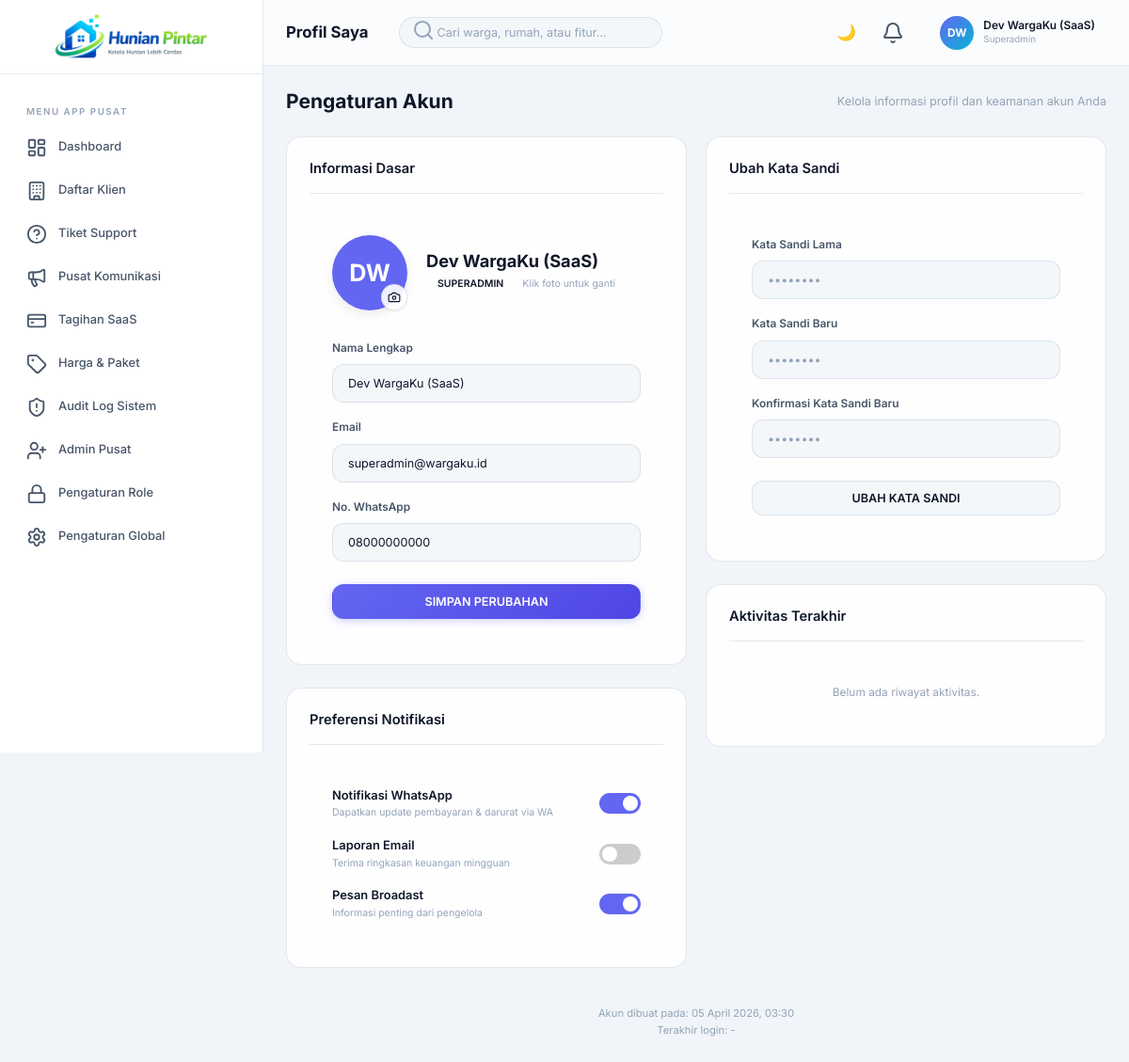
The page /profil.php (signed in) on the database its author committed.
### tables this page shows
CREATE TABLE users (
    id INT AUTO_INCREMENT PRIMARY KEY,
    tenant_id INT,
    name VARCHAR(100) NOT NULL,
    email VARCHAR(100) NOT NULL UNIQUE,
    phone VARCHAR(20),
    password VARCHAR(255) NOT NULL,
    role ENUM('superadmin','admin','pengurus','warga','kolektor','security') NOT NULL DEFAULT 'warga',
    avatar VARCHAR(255),
    resident_id INT DEFAULT NULL,
    is_active TINYINT(1) DEFAULT 1,
    last_login DATETIME,
    created_at TIMESTAMP DEFAULT CURRENT_TIMESTAMP,
    updated_at TIMESTAMP DEFAULT CURRENT_TIMESTAMP ON UPDATE CURRENT_TIMESTAMP,
    FOREIGN KEY (tenant_id) REFERENCES tenants(id) ON DELETE CASCADE
);

### classes/Auth.php (called while the page is built, shortened)
<?php
require_once __DIR__ . '/Database.php';
class Auth {
    private static $user = null;
    public static function check() {
        return isset($_SESSION['user_id']);
    }
    public static function user() {
        if (self::$user === null) {
            $db = Database::getInstance();
            self::$user = $db->fetch("SELECT id, tenant_id, name, email, phone, role, avatar, resident_id, last_login, created_at, password FROM users WHERE id = ?", [$_SESSION['user_id']]);
        }
        return self::$user;
    }
}

### classes/Database.php (called while the page is built, shortened)
<?php
class Database {
    private static $instance = null;
    private $pdo;
    private function __construct() {
        $dsn = "mysql:host=" . DB_HOST . ";port=" . DB_PORT . ";dbname=" . DB_NAME . ";charset=" . DB_CHARSET;
        $options = [
            PDO::ATTR_ERRMODE            => PDO::ERRMODE_EXCEPTION,
            PDO::ATTR_DEFAULT_FETCH_MODE => PDO::FETCH_ASSOC,
            PDO::ATTR_EMULATE_PREPARES   => false,
        ];
        try {
            $this->pdo = new PDO($dsn, DB_USER, DB_PASS, $options);
        } catch (PDOException $e) {
            die('Database connection failed: ' . $e->getMessage());
        }
    }
    public static function getInstance() {
        if (self::$instance === null) {
            self::$instance = new self();
        }
        return self::$instance;
    }
    public function query($sql, $params = []) {
        $stmt = $this->pdo->prepare($sql);
        $stmt->execute($params);
        return $stmt;
    }
    public function fetch($sql, $params = []) {
        return $this->query($sql, $params)->fetch();
    }
}

### profil.php (the view, shortened to what this page needs)
<?php
require_once 'classes/Auth.php';
require_once 'classes/Database.php';
$user = Auth::user();
$pageTitle = 'Profil Saya';
include 'includes/header.php';
?>
<div class="app-layout">
  <?php
    if ($user['role'] === 'superadmin') {
        include 'includes/sidebar_saas.php';
    } else {
        include 'includes/sidebar.php';
    }
  ?>
  <div class="main-wrapper">
    <?php include 'includes/topbar.php'; ?>
    <main class="main-content">
      <div class="page-header">
        <h1>Pengaturan Akun</h1>
        <div class="text-muted" style="font-size:0.9rem;">Kelola informasi profil dan keamanan akun Anda</div>
      </div>
      <div class="grid-2">
        <div style="display:flex; flex-direction:column; gap:24px;">
            <div class="card animate-fadeIn">
              <div class="card-header border-bottom">
                <h3 class="card-title">Informasi Dasar</h3>
              </div>
              <div style="padding:24px;">
                <form method="POST" enctype="multipart/form-data">
                <div style="display:flex; align-items:center; gap:20px; margin-bottom:30px;">
                    <div style="position:relative; cursor:pointer;" onclick="document.getElementById('avatar-input').click()">
                        <?php if ($user['avatar'] && file_exists($user['avatar'])): ?>
                            <img src="<?= $user['avatar'] ?>" style="width:80px; height:80px; border-radius:50%; object-fit:cover; border:3px solid var(--white); box-shadow:var(--shadow-md);">
                        <?php else: ?>
                            <div style="width:80px; height:80px; border-radius:50%; background:var(--primary); color:white; display:flex; align-items:center; justify-content:center; font-size:1.8rem; font-weight:700; border:3px solid var(--white); box-shadow:var(--shadow-md);">
                                <?= $initials ?>
                            </div>
                        <?php endif; ?>
                        <div style="position:absolute; bottom:0; right:0; background:var(--bg-card); width:28px; height:28px; border-radius:50%; display:flex; align-items:center; justify-content:center; border:1px solid var(--border-color); box-shadow:var(--shadow-sm);">
                            <i data-lucide="camera" style="width:14px; color:var(--text-main);"></i>
                        </div>
                    </div>
                    <div>
                        <h3 style="margin:0;"><?= htmlspecialchars($user['name']) ?></h3>
                        <div style="display:flex; gap:8px; align-items:center;">
                            <div class="badge badge-primary"><?= strtoupper($user['role']) ?></div>
                            <span style="font-size:0.75rem; color:var(--text-muted);">Klik foto untuk ganti</span>
                        </div>
                    </div>
                </div>
                <div class="form-group" style="margin-bottom:16px;">
                        <label class="form-label">Nama Lengkap</label>
                        <input type="text" name="name" class="form-control" value="<?= htmlspecialchars($user['name']) ?>" required>
                    </div>
                    <div class="form-group" style="margin-bottom:16px;">
                        <label class="form-label">Email</label>
                        <input type="email" name="email" class="form-control" value="<?= htmlspecialchars($user['email']) ?>" required>
                    </div>
                    <div class="form-group" style="margin-bottom:24px;">
                        <label class="form-label">No. WhatsApp</label>
                        <input type="text" name="phone" class="form-control" value="<?= htmlspecialchars($user['phone'] ?? '') ?>" placeholder="62812xxx">
                    </div>
                    <button type="submit" class="btn btn-primary w-100">SIMPAN PERUBAHAN</button>
                </form>
              </div>
            </div>
            <div class="card animate-fadeIn">
              <div class="card-header border-bottom">
                <h3 class="card-title">Preferensi Notifikasi</h3>
              </div>
              <div style="padding:24px;">
                <div style="display:flex; flex-direction:column; gap:16px;">
                    <div style="display:flex; justify-content:space-between; align-items:center;">
                        <div>
                            <div style="font-weight:600; font-size:0.92rem;">Notifikasi WhatsApp</div>
                            <div style="font-size:0.75rem; color:var(--text-muted);">Dapatkan update pembayaran & darurat via WA</div>
                        </div>
                        <label class="switch"><input type="checkbox" checked><span class="slider"></span></label>
                    </div>
                    <div style="display:flex; justify-content:space-between; align-items:center;">
                        <div>
                            <div style="font-weight:600; font-size:0.92rem;">Laporan Email</div>
                            <div style="font-size:0.75rem; color:var(--text-muted);">Terima ringkasan keuangan mingguan</div>
                        </div>
                        <label class="switch"><input type="checkbox"><span class="slider"></span></label>
                    </div>
                    <div style="display:flex; justify-content:space-between; align-items:center;">
                        <div>
                            <div style="font-weight:600; font-size:0.92rem;">Pesan Broadast</div>
                            <div style="font-size:0.75rem; color:var(--text-muted);">Informasi penting dari pengelola</div>
                        </div>
                        <label class="switch"><input type="checkbox" checked><span class="slider"></span></label>
                    </div>
                </div>
              </div>
            </div>
        </div>
        <div style="display:flex; flex-direction:column; gap:24px;">
            <div class="card animate-fadeIn">
              <div class="card-header border-bottom">
                <h3 class="card-title">Ubah Kata Sandi</h3>
              </div>
              <div style="padding:24px;">
                <form method="POST">
                    <div class="form-group" style="margin-bottom:16px;">
                        <label class="form-label">Kata Sandi Lama</label>
                        <input type="password" name="old_password" class="form-control" required placeholder="••••••••">
                    </div>
                    <div class="form-group" style="margin-bottom:16px;">
                        <label class="form-label">Kata Sandi Baru</label>
                        <input type="password" name="new_password" class="form-control" required placeholder="••••••••">
                    </div>
                    <div class="form-group" style="margin-bottom:24px;">
                        <label class="form-label">Konfirmasi Kata Sandi Baru</label>
                        <input type="password" name="confirm_password" class="form-control" required placeholder="••••••••">
                    </div>
                    <button type="submit" class="btn btn-secondary w-100">UBAH KATA SANDI</button>
                </form>
              </div>
            </div>
            <?php
                $logs = $db->fetchAll("SELECT * FROM audit_logs WHERE user_id = ? ORDER BY created_at DESC LIMIT 5", [$user['id']]);
            ?>
            <div class="card animate-fadeIn stagger-2">
              <div class="card-header border-bottom">
                <h3 class="card-title">Aktivitas Terakhir</h3>
              </div>
              <div style="padding:0;">
                <?php if (empty($logs)): ?>
                    <div style="padding:24px; text-align:center; color:var(--text-muted); font-size:0.85rem;">Belum ada riwayat aktivitas.</div>
                <?php endif; ?>
              </div>
            </div>
        </div>
      </div>
      <div style="margin-top:40px; text-align:center; color:var(--text-muted); font-size:0.8rem; padding-bottom:40px;">
          Akun dibuat pada: <?= date('d F Y, H:i', strtotime($user['created_at'])) ?><br>
          Terakhir login: <?= $user['last_login'] ? date('d F Y, H:i', strtotime($user['last_login'])) : '-' ?>
      </div>
    </main>
  </div>
</div>
<?php include 'includes/footer.php'; ?>

### includes/topbar.php (shortened to what this page needs)
<?php
$user = Auth::user();
$initials = '';
if ($user) {
    $parts = explode(' ', $user['name']);
    $initials = strtoupper(substr($parts[0], 0, 1) . (isset($parts[1]) ? substr($parts[1], 0, 1) : ''));
}
$roleLabels = ['superadmin' => 'Superadmin', 'admin' => 'Admin', 'pengurus' => 'Pengurus', 'warga' => 'Warga', 'kolektor' => 'Kolektor', 'security' => 'Security'];
$roleLabel = $roleLabels[$user['role'] ?? 'warga'] ?? 'Warga';
?>
<header class="topbar" id="topbar">
  <div class="topbar-left">
    <h1 class="topbar-title"><?= htmlspecialchars($pageTitle ?? 'Dashboard') ?></h1>
    <div class="topbar-search">
      <span class="search-icon"><i data-lucide="search"></i></span>
      <input type="text" placeholder="Cari warga, rumah, atau fitur..." id="globalSearch">
    </div>
  </div>
  <div class="topbar-right">
    <button class="topbar-btn" id="darkModeToggle" title="Toggle Theme">🌙</button>
    <div style="position:relative; display:flex; align-items:center;">
      <button class="topbar-btn" id="notifBtn" title="Notifikasi">
        <i data-lucide="bell"></i>
      </button>
    </div>
    <div class="user-menu" id="userMenu" style="cursor:pointer; position:relative; margin-left:15px;">
      <?php if ($user['avatar'] && file_exists($user['avatar'])): ?>
        <img src="<?= $user['avatar'] ?>" class="user-avatar" style="object-fit:cover;">
      <?php else: ?>
        <div class="user-avatar"><?= $initials ?></div>
      <?php endif; ?>
      <div class="user-info"><span class="user-name"><?= htmlspecialchars($user['name'] ?? 'User') ?></span><span class="user-role"><?= $roleLabel ?></span></div>
    </div>
  </div>
</header>

### profil.php (style rules this page uses)
.w-100 { width: 100%; display: flex; justify-content: center; align-items: center; gap: 8px; }
.switch { position: relative; display: inline-block; width: 44px; height: 22px; }
.slider { position: absolute; cursor: pointer; top: 0; left: 0; right: 0; bottom: 0; background-color: #ccc; transition: .4s; border-radius: 22px; }
.slider:before { position: absolute; content: ""; height: 16px; width: 16px; left: 3px; bottom: 3px; background-color: white; transition: .4s; border-radius: 50%; }
input:checked + .slider { background-color: var(--primary); }
input:checked + .slider:before { transform: translateX(22px); }

### rows shown on the page
users: name "DW", name "Dev WargaKu (SaaS)", role "Superadmin", role "SUPERADMIN", email "superadmin@wargaku.id", phone "08000000000", created_at "05 April 2026, 03:30"

### other values the page prints
$pageTitle "Profil Saya"
